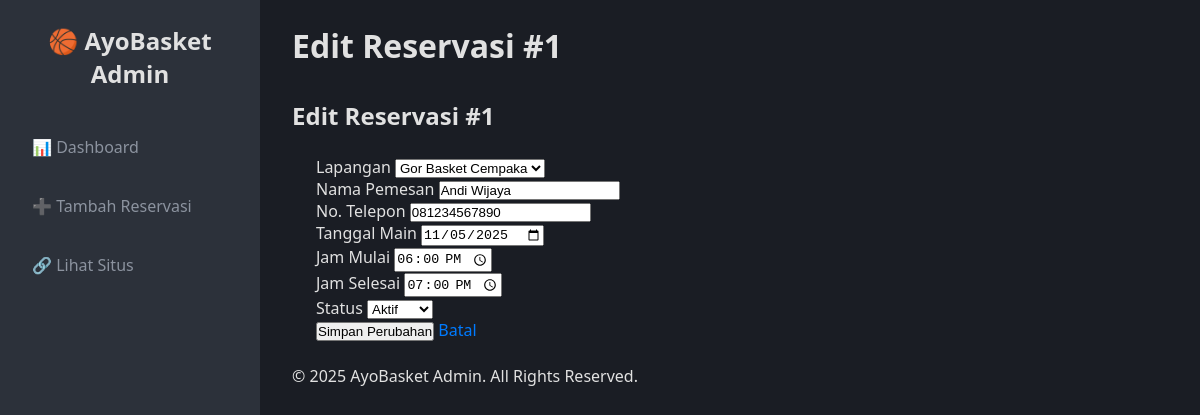
The page /admin/edit.php?id=1 on the database its author committed.
### tables this page shows
CREATE TABLE `reservasi` (
  `id_reservasi` int(11) NOT NULL AUTO_INCREMENT,
  `id_lapangan` int(11) NOT NULL,
  `nama_pemesan` varchar(100) NOT NULL,
  `no_telepon` varchar(15) NOT NULL,
  `tanggal_main` date NOT NULL,
  `jam_mulai` time NOT NULL,
  `jam_selesai` time NOT NULL,
  `status_reservasi` enum('Aktif','Batal','Selesai') NOT NULL DEFAULT 'Aktif',
  `created_at` timestamp NOT NULL DEFAULT current_timestamp(),
  `updated_at` timestamp NOT NULL DEFAULT current_timestamp() ON UPDATE current_timestamp(),
  PRIMARY KEY (`id_reservasi`),
  KEY `id_lapangan` (`id_lapangan`)
);

CREATE TABLE `lapangan` (
  `id_lapangan` int(11) NOT NULL AUTO_INCREMENT,
  `nama_lapangan` varchar(50) NOT NULL,
  `alamat` varchar(255) NOT NULL,
  `harga_per_jam` decimal(10,2) NOT NULL,
  `jenis` enum('Indoor','Outdoor') NOT NULL DEFAULT 'Indoor',
  `gambar_url` varchar(255) DEFAULT NULL,
  `created_at` timestamp NOT NULL DEFAULT current_timestamp(),
  PRIMARY KEY (`id_lapangan`)
);

### admin/edit.php (the view, shortened to what this page needs)
<?php
require_once '../config/database.php';
$id = filter_input(INPUT_GET, 'id', FILTER_VALIDATE_INT);
try {
    $stmt = $pdo->prepare("SELECT * FROM reservasi WHERE id_reservasi = ?");
    $stmt->execute([$id]);
    $reservasi = $stmt->fetch();
    $stmt = $pdo->query("SELECT id_lapangan, nama_lapangan FROM lapangan ORDER BY nama_lapangan");
    $lapangan_list = $stmt->fetchAll();
} catch (PDOException $e) {
    die("Gagal memuat data: " . $e->getMessage());
}
require_once '../_partials/header_admin.php';
?>
<div class="card" style="margin-top: 2rem;">
    <div class="card-header">
        <h2>Edit Reservasi #<?= htmlspecialchars($reservasi['id_reservasi']) ?></h2>
    </div>
    <form action="edit.php?id=<?= $id ?>" method="POST" style="padding: 1.5rem;">
        <div class="form-group">
            <label for="id_lapangan">Lapangan</label>
            <select id="id_lapangan" name="id_lapangan" required>
                <?php foreach ($lapangan_list as $lapangan): ?>
                    <option value="<?= $lapangan['id_lapangan'] ?>" <?= ($lapangan['id_lapangan'] == $reservasi['id_lapangan']) ? 'selected' : '' ?>>
                        <?= htmlspecialchars($lapangan['nama_lapangan']) ?>
                    </option>
                <?php endforeach; ?>
            </select>
        </div>
        <div class="form-group">
            <label for="nama_pemesan">Nama Pemesan</label>
            <input type="text" id="nama_pemesan" name="nama_pemesan" value="<?= htmlspecialchars($reservasi['nama_pemesan']) ?>" required>
        </div>
        <div class="form-group">
            <label for="no_telepon">No. Telepon</label>
            <input type="text" id="no_telepon" name="no_telepon" value="<?= htmlspecialchars($reservasi['no_telepon']) ?>" required>
        </div>
        <div class="form-group">
            <label for="tanggal_main">Tanggal Main</label>
            <input type="date" id="tanggal_main" name="tanggal_main" value="<?= htmlspecialchars($reservasi['tanggal_main']) ?>" required>
        </div>
        <div class="form-group">
            <label for="jam_mulai">Jam Mulai</label>
            <input type="time" id="jam_mulai" name="jam_mulai" value="<?= htmlspecialchars($reservasi['jam_mulai']) ?>" required>
        </div>
        <div class="form-group">
            <label for="jam_selesai">Jam Selesai</label>
            <input type="time" id="jam_selesai" name="jam_selesai" value="<?= htmlspecialchars($reservasi['jam_selesai']) ?>" required>
        </div>
        <div class="form-group">
            <label for="status_reservasi">Status</label>
            <select id="status_reservasi" name="status_reservasi" required>
                <option value="Aktif" <?= ($reservasi['status_reservasi'] == 'Aktif') ? 'selected' : '' ?>>Aktif</option>
            </select>
        </div>
        <div class="form-actions">
            <button type="submit" class="btn btn-primary">Simpan Perubahan</button>
            <a href="index.php" class="btn btn-secondary">Batal</a>
        </div>
    </form>
</div>
<?php require_once '../_partials/footer_admin.php'; ?>

### assets/css/admin_style.css (style rules this page uses)
:root { --bg-dark: #1a1d24; --bg-light: #2c313a; --primary-accent: #007bff; --primary-accent-hover: #0056b3; --text-light: #e1e1e1; --text-muted: #8c939f; --border-color: #3a414d; --font-main: "Segoe UI", Arial, sans-serif; --shadow-soft: 0 4px 12px rgba(0, 0, 0, 0.1); --radius-main: 8px; --transition-main: 0.2s ease-in-out; --sidebar-width: 260px; }
* { margin: 0; padding: 0; box-sizing: border-box; }
body { font-family: var(--font-main); background-color: var(--bg-dark); color: var(--text-light); font-size: 16px; }
a { text-decoration: none; color: var(--primary-accent); transition: var(--transition-main); }

### rows shown on the page
reservasi: id_reservasi "1", id_lapangan "Gor Basket Cempaka", nama_pemesan "Andi Wijaya", no_telepon "081234567890", tanggal_main "11/05/2025", jam_mulai "18:00:00", jam_selesai "19:00:00", status_reservasi "Aktif"

### other values the page prints
$page_title "Edit Reservasi #1"
